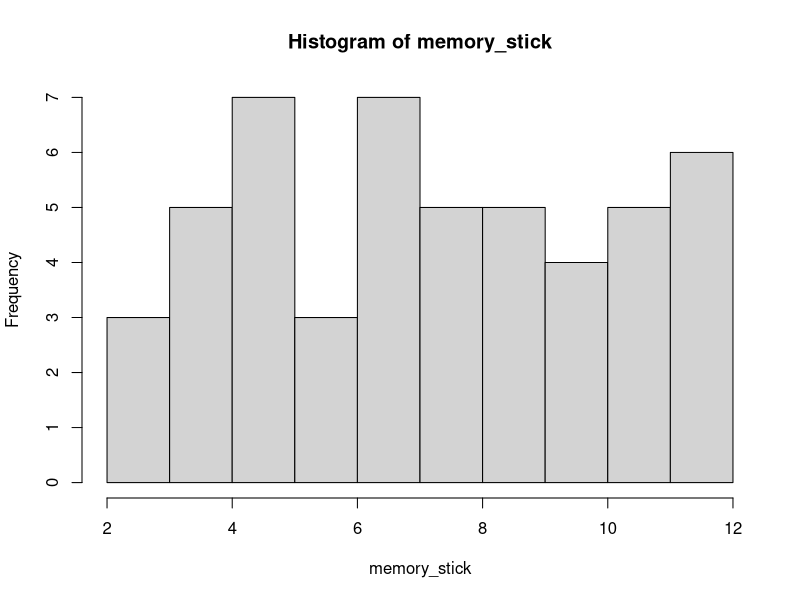

Write the R code that produced this figure. (Note: this script raises an error after producing the figure.)
## ---- chunk 1
knitr::opts_chunk$set(echo = TRUE)
## ---- chunk 2

#A
L <- 12 - 2 
P_memory_stick <- 2/L 
P_memory_stick 
## ---- chunk 3
#B
set.seed(123)
memory_stick <- runif(n=50, min = 2, max = 12)
hist(memory_stick)

var(memory_stick)

mean(memory_stick)

## ---- chunk 4

#A

b <- 0.15
pdfA <- function(x) {0.025 * x + b}

integA <- integrate(pdfA, min = 2, min = 6)

genuine <- integA$value
genuine

#B

pdfB <- function(x) {0.025 * x + 0.15}

integB <- integrate(pdfB, 3, 6)

Prob_3 <- IntegB$value
Prob_3

#C

pdfC <- function(x) {0.025*x + 0.15}

min_Value <- 2
max_Value <- 6

integrand <- function(x) {x * pdfC(x)}
E_X <- integrate(integrand, min_Value, max_Value)$value
E_X
## ---- chunk 5

min_ud <- -pi
max_ud <- pi

Prob_0 <- punif(0, min_ud, max_ud)
Prob_0

Prob_Pi <- punif(pi/2, min_ud, max_ud)
Prob_Pi 

